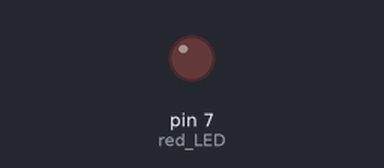
Bench run of a sketch on a simulated Arduino Uno, built with avr-gcc and run on an emulated ATmega328P. Parts: output pins drawn as LEDs (lit = HIGH).

Above: at 0.65 s.
At 5.6 s:
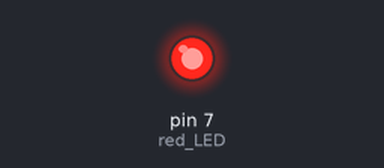
Timing chart, 0 to 6.0 s (numbered marks = the images above):
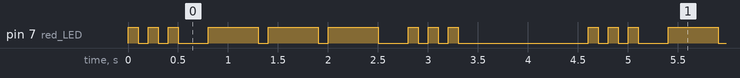

The sketch:

SOS.ino
```cpp
int red_LED = 7;
int s_high = 100;
int s_low = 100;
int o_high = 500;
int o_low = 100;
int delay_ms = 300;
int long_delay = 1000;

void setup() {
  // put your setup code here, to run once:
  pinMode(red_LED, OUTPUT);
}

void loop() {
  // put your main code here, to run repeatedly:
  // S
  digitalWrite(red_LED, HIGH);
  delay(s_high);
  digitalWrite(red_LED, LOW);
  delay(s_low);
  digitalWrite(red_LED, HIGH);
  delay(s_high);
  digitalWrite(red_LED, LOW);
  delay(s_low);
  digitalWrite(red_LED, HIGH);
  delay(s_high);
  digitalWrite(red_LED, LOW);
  delay(delay_ms);

  // O
  digitalWrite(red_LED, HIGH);
  delay(o_high);
  digitalWrite(red_LED, LOW);
  delay(o_low);
  digitalWrite(red_LED, HIGH);
  delay(o_high);
  digitalWrite(red_LED, LOW);
  delay(o_low);
  digitalWrite(red_LED, HIGH);
  delay(o_high);
  digitalWrite(red_LED, LOW);
  delay(delay_ms);

  // S
  digitalWrite(red_LED, HIGH);
  delay(s_high);
  digitalWrite(red_LED, LOW);
  delay(s_low);
  digitalWrite(red_LED, HIGH);
  delay(s_high);
  digitalWrite(red_LED, LOW);
  delay(s_low);
  digitalWrite(red_LED, HIGH);
  delay(s_high);
  digitalWrite(red_LED, LOW);
  delay(delay_ms);

  // Long delay
  delay(long_delay);
}
```

Measured:
- by itself, pin 7 (red_LED): repeats every 4.6 s: 2 × (LOW 0.10 s, HIGH 0.10 s), LOW 0.30 s, 2 × (HIGH 0.50 s, LOW 0.10 s), HIGH 0.50 s, LOW 0.30 s, 2 × (HIGH 0.10 s, LOW 0.10 s), HIGH 0.10 s, LOW 1.3 s, HIGH 0.10 s
- by itself, everything shown: repeats every 4.6 s, in 18 steps
